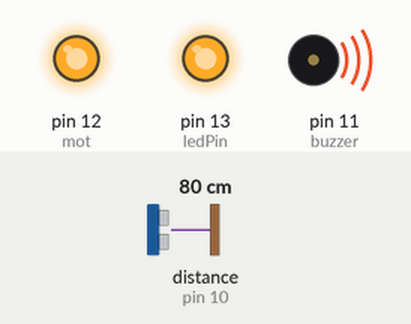
Recording of a sketch running on a simulated Arduino Uno, built with avr-gcc and run on an emulated ATmega328P. On the bench: output pins drawn as LEDs (lit = HIGH), buzzer (waves = sounding, pin HIGH). Wiring (inferred from the names in the program): ultrasonic range finder: trigger pin 9; echo pin 10. The inputs (shaded band) are chosen by the test bench; at power-on: distance to the obstacle (sensor on pin 10) 80 cm. The echo pulse lasts 58.3 µs per cm; pins used as bus, display or sensor lines are not drawn; what the sketch prints to the serial monitor is not drawn.

Above: at 1.2 s.
1.3 s: distance to the obstacle (sensor on pin 10) set to 87 cm
At 2.4 s:
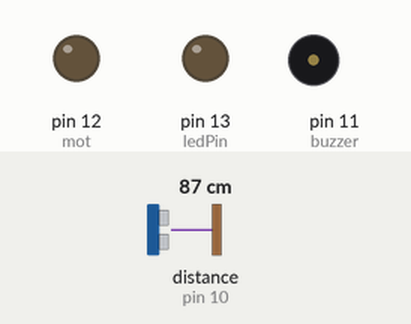
2.8 s: distance to the obstacle (sensor on pin 10) set to 18 cm
At 3.4 s:
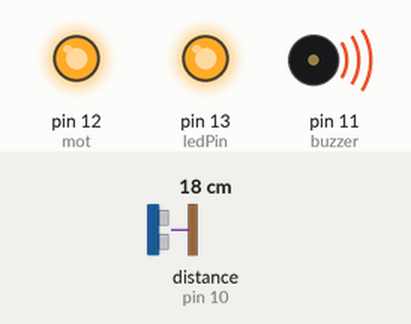
4.8 s: distance to the obstacle (sensor on pin 10) set to 83 cm
At 6.0 s:
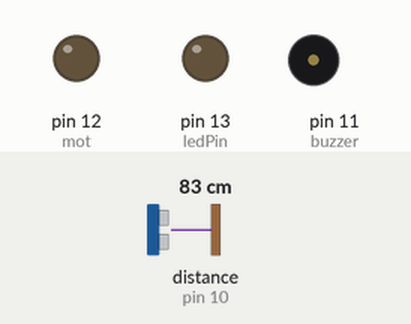
Timing chart, 0 to 7.8 s (numbered marks = the images above; inputs shaded):
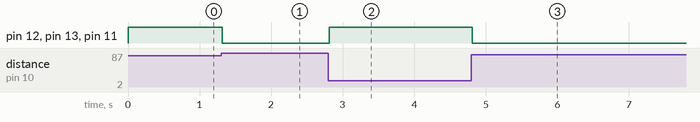

Measured:
- the behaviour switches between 82 and 83 cm on distance to the obstacle (sensor on pin 10) (found by bisection; images 0 and 1)
- after the input at 1.3 s, pin 12 (mot), pin 13 (ledPin), pin 11 (buzzer): HIGH → LOW at once
- after the input at 2.8 s, pin 12 (mot), pin 13 (ledPin), pin 11 (buzzer): LOW → HIGH at once
- after the input at 4.8 s, pin 12 (mot), pin 13 (ledPin), pin 11 (buzzer): HIGH → LOW at once

The sketch:

3rdeye.ino
```cpp
const int trigPin = 9;
  const int echoPin = 10;
  const int buzzer = 11;
  const int ledPin = 13;
  const int mot=12;
  long duration;
  int distance;
  int safetyDistance;

void setup() {
  // put your setup code here, to run once:
  pinMode(trigPin, OUTPUT);
  pinMode(echoPin, INPUT);
  pinMode(buzzer, OUTPUT);
  pinMode(ledPin, OUTPUT);
  pinMode(mot, OUTPUT);
  Serial.begin(9600);


}

void loop() {
  // put your main code here, to run repeatedly:
  digitalWrite(trigPin, LOW);
  delayMicroseconds(2);
  digitalWrite(trigPin, HIGH);
  delayMicroseconds(10);
  digitalWrite(trigPin, LOW);

  duration = pulseIn(echoPin,HIGH);
  distance=duration*0.034/2;

  safetyDistance = distance;

  if (safetyDistance <= 80){
    digitalWrite(buzzer,HIGH);
    digitalWrite(ledPin,HIGH);
    digitalWrite(mot,HIGH);
  }
  else{
    digitalWrite(buzzer, LOW);
    digitalWrite(ledPin, LOW);
    digitalWrite(mot, LOW);
  }
  Serial.print("Distance: ");
  Serial.print(distance);

}
```
